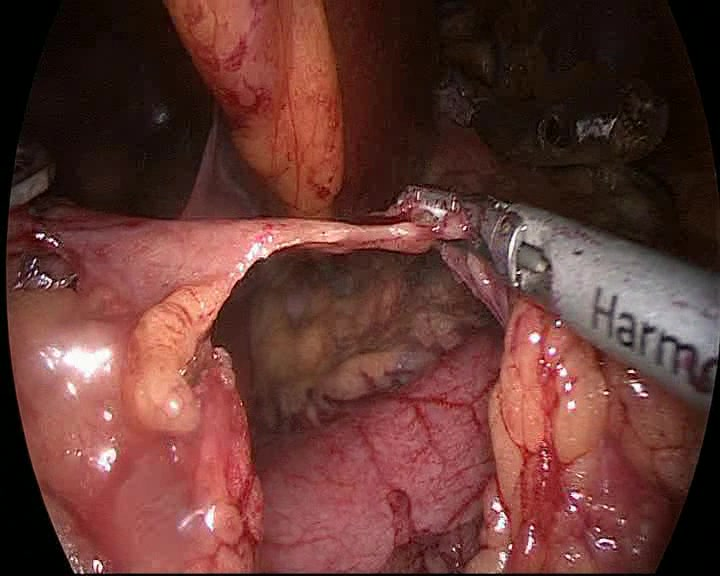
#> input picture papers/paper1_neurips2026/manuscript/figures_slides/assets/BBP12_00003449.jpg, 720 x 576 px, found by its file name
$ python build_fig_vit_frame_encoder_subcomponent.py
#> lines starting #> are read from the running program, lines starting #| are printed output that depends on the picture
"""Build a compact ViT-B/16 frame-encoder subcomponent figure.

Output:
  paper/figures/fig_vit_frame_encoder_subcomponent.{png,pdf,svg}
  paper/Formatting_Instructions_For_NeurIPS_2026/figures/fig_vit_frame_encoder_subcomponent.{png,pdf,svg}
  paper/final_draft/figures/fig_vit_frame_encoder_subcomponent.{png,pdf,svg} when present

The diagram is intended to be embedded as a detailed replacement for a
single "ViT-B/16 frame encoder" box in overview figures.
"""
from __future__ import annotations

from pathlib import Path
import shutil

import matplotlib.pyplot as plt
from matplotlib.patches import Circle, FancyArrowPatch, FancyBboxPatch, Rectangle
from PIL import Image, ImageOps


HERE = Path(__file__).resolve().parent
ROOT = HERE.parent.parent
PAPER = ROOT / "paper"
SUB_FIG = PAPER / "Formatting_Instructions_For_NeurIPS_2026" / "figures"
FINAL_FIG = PAPER / "final_draft" / "figures"

FRAME_DIR = (
    ROOT
    / "lambda_mirror"
    / "extern"
    / "MultiBypass140"
    / "datasets"
    / "MultiBypass140"
    / "BernBypass70"
    / "frames"
    / "BBP12"
)
SLIDE_ASSET_DIR = PAPER / "figures_slides" / "assets"
FRAME_NAME = "BBP12_00003449.jpg"

COLORS = {
    "ink": "#111827",
    "muted": "#4b5563",
    "edge": "#334155",
    "blue": "#1d4ed8",
    "blue_mid": "#2563eb",
    "blue_light": "#eff6ff",
    "blue_frozen": "#dce6f2",
    "teal": "#0f766e",
    "green_light": "#e8f3dc",
    "gray": "#64748b",
    "gray_light": "#f8fafc",
    "white": "#ffffff",
}


plt.rcParams.update(
    {
        "figure.dpi": 180,
        "savefig.dpi": 320,
        "savefig.bbox": "tight",
        "font.family": "DejaVu Sans",
        "font.size": 8.0,
        "axes.linewidth": 0.8,
    }
)


def frame_path() -> Path:
    local = FRAME_DIR / FRAME_NAME
    if local.exists():
        return local
    return SLIDE_ASSET_DIR / FRAME_NAME


def load_frame() -> Image.Image:
    path = frame_path()
    if not path.exists():
        raise FileNotFoundError(f"Missing source frame: {path}")
    return Image.open(path).convert("RGB")
#> returned value is the input picture: PIL image 720x576 RGB; mean R, G, B 101, 56.9, 51.7


def arrow(ax, start: tuple[float, float], end: tuple[float, float], *, color: str | None = None, lw: float = 1.25) -> None:
    ax.add_patch(
        FancyArrowPatch(
            start,
            end,
            arrowstyle="-|>",
            mutation_scale=12,
            linewidth=lw,
            color=color or COLORS["edge"],
            shrinkA=2,
            shrinkB=2,
            zorder=5,
        )
    )


def rounded_box(
    ax,
    x: float,
    y: float,
    w: float,
    h: float,
    *,
    fc: str,
    ec: str,
    text: str = "",
    text_color: str | None = None,
    size: float = 8.0,
    weight: str = "normal",
    radius: float = 0.06,
    lw: float = 1.0,
) -> FancyBboxPatch:
    patch = FancyBboxPatch(
        (x, y),
        w,
        h,
        boxstyle=f"round,pad=0.02,rounding_size={radius}",
        facecolor=fc,
        edgecolor=ec,
        linewidth=lw,
        zorder=2,
    )
    ax.add_patch(patch)
    if text:
        ax.text(
            x + w / 2,
            y + h / 2,
            text,
            ha="center",
            va="center",
            fontsize=size,
            fontweight=weight,
            color=text_color or COLORS["ink"],
            linespacing=1.05,
            zorder=6,
        )
    return patch


def draw_input_frame(ax, img: Image.Image, x: float, y: float, w: float, h: float) -> None:
#> called with x = 0.3, y = 1.26, w = 2.18, h = 1.56
    thumb = ImageOps.fit(img, (720, 520), method=Image.Resampling.LANCZOS)
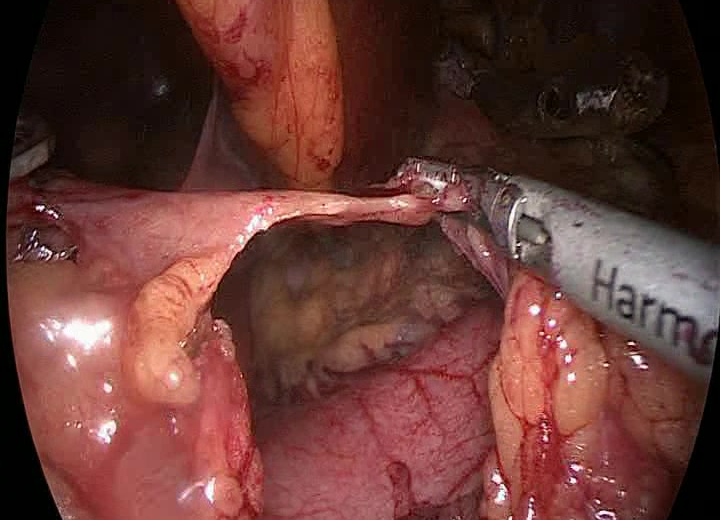
#> thumb: PIL image 720x520 RGB; mean R, G, B 103.5, 58.7, 53.4
    ax.imshow(thumb, extent=(x, x + w, y, y + h), aspect="auto", zorder=3)
    ax.add_patch(Rectangle((x, y), w, h, facecolor="none", edgecolor=COLORS["ink"], linewidth=1.1, zorder=4))
    ax.text(x + w / 2, y + h + 0.24, "Input frame", ha="center", va="bottom", fontsize=9.0, fontweight="bold", color=COLORS["ink"])
    ax.text(x + w / 2, y - 0.14, "one sampled surgical frame", ha="center", va="top", fontsize=6.8, color=COLORS["muted"])


def draw_patch_grid(ax, img: Image.Image, x: float, y: float, tile: float, gap: float, n: int = 4) -> None:
#> called with x = 3.16, y = 1.19, tile = 0.36, gap = 0.055, n = 4
    square = ImageOps.fit(img, (512, 512), method=Image.Resampling.LANCZOS)
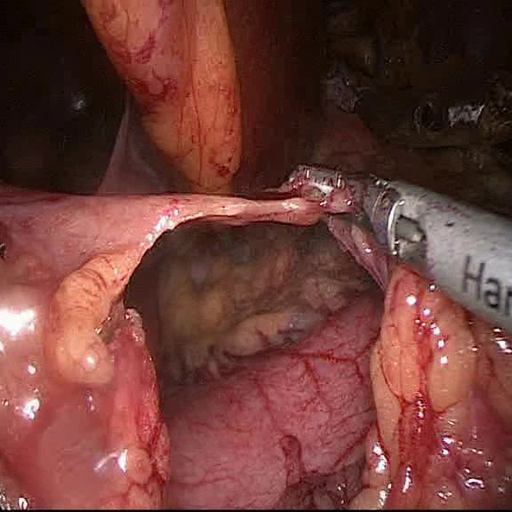
#> square: PIL image 512x512 RGB; mean R, G, B 112.6, 62.1, 56.3
    patch_px = square.width // n
#> patch_px = 128
    for row in range(n):
        for col in range(n):
            crop = square.crop((col * patch_px, row * patch_px, (col + 1) * patch_px, (row + 1) * patch_px))
            xx = x + col * (tile + gap)
            yy = y + (n - 1 - row) * (tile + gap)
            ax.imshow(crop, extent=(xx, xx + tile, yy, yy + tile), aspect="auto", zorder=3)
            ax.add_patch(Rectangle((xx, yy), tile, tile, facecolor="none", edgecolor=COLORS["white"], linewidth=1.0, zorder=4))

    total = n * tile + (n - 1) * gap
    ax.add_patch(Rectangle((x - 0.03, y - 0.03), total + 0.06, total + 0.06, facecolor="none", edgecolor="#d1d5db", linewidth=0.8, zorder=2))
    ax.text(x + total / 2, y + total + 0.24, "16 x 16 px patches", ha="center", va="bottom", fontsize=9.0, fontweight="bold", color=COLORS["ink"])
    ax.text(x + total + 0.10, y + 0.10, "...", ha="left", va="bottom", fontsize=15, color=COLORS["ink"])


def draw_vit_stack(ax, x: float, y: float, w: float, h: float) -> None:
#> called with x = 5.45, y = 0.38, w = 2.78, h = 3.22
    rounded_box(ax, x, y, w, h, fc="none", ec=COLORS["edge"], radius=0.08, lw=0.9)
    ax.text(x + w / 2, y + h + 0.36, "ViT-B/16", ha="center", va="bottom", fontsize=11.0, fontweight="bold", color=COLORS["ink"])
    ax.text(x + w / 2, y + h + 0.15, "ImageNet-21k init; 12 transformer blocks", ha="center", va="bottom", fontsize=7.2, color=COLORS["muted"])

    pad_x = 0.35
    block_x = x + pad_x
    block_w = w - 0.78
    block_h = 0.205
    gap = 0.055
    bottom = y + 0.33
    block_y: dict[int, float] = {}

    for idx in range(1, 13):
        yy = bottom + (idx - 1) * (block_h + gap)
        if idx >= 7:
            fc = COLORS["blue"]
            ec = "#143880"
            tc = COLORS["white"]
            weight = "bold"
        else:
            fc = COLORS["blue_frozen"]
            ec = "#9fb6cf"
            tc = COLORS["ink"]
            weight = "normal"
        rounded_box(ax, block_x, yy, block_w, block_h, fc=fc, ec=ec, text=f"Block {idx}", text_color=tc, size=6.6, weight=weight, radius=0.035, lw=0.65)
        ax.text(block_x - 0.12, yy + block_h / 2, str(idx), ha="right", va="center", fontsize=6.4, color=COLORS["ink"])
        block_y[idx] = yy

    sep_y = block_y[7] - gap / 2
    ax.plot([x + 0.18, x + w - 0.18], [sep_y, sep_y], color=COLORS["edge"], linewidth=0.8, linestyle=(0, (4, 3)), zorder=5)

    bracket_x = x + w + 0.10
    def bracket(y0: float, y1: float, color: str, label: str, sublabel: str) -> None:
        ax.plot([bracket_x, bracket_x], [y0, y1], color=color, linewidth=1.15)
        ax.plot([bracket_x - 0.08, bracket_x], [y0, y0], color=color, linewidth=1.15)
        ax.plot([bracket_x - 0.08, bracket_x], [y1, y1], color=color, linewidth=1.15)
        ax.text(bracket_x + 0.12, (y0 + y1) / 2 + 0.08, label, ha="left", va="center", fontsize=7.2, fontweight="bold", color=color)
        ax.text(bracket_x + 0.12, (y0 + y1) / 2 - 0.12, sublabel, ha="left", va="center", fontsize=6.6, color=color)

    bracket(block_y[7], block_y[12] + block_h, COLORS["blue"], "Fine-tuned", "blocks 7-12")
    bracket(block_y[1], block_y[6] + block_h, "#3b6f9c", "Frozen", "blocks 1-6")


def draw_cls_and_feature(ax, x: float, y: float) -> None:
#> called with x = 9.72, y = 1.16
    ax.text(x + 0.36, y + 1.16, "[CLS] output", ha="center", va="bottom", fontsize=8.4, fontweight="bold", color=COLORS["ink"])
    rounded_box(ax, x, y + 0.50, 0.72, 0.52, fc="#f1f5f9", ec=COLORS["gray"], text="CLS", size=8.0, weight="bold")

    feat_x = x + 1.45
    feat_y = y + 0.08
    feat_w = 0.42
    feat_h = 1.55
    rounded_box(ax, feat_x, feat_y, feat_w, feat_h, fc=COLORS["green_light"], ec=COLORS["gray"], radius=0.07, lw=0.9)
    for yy in [feat_y + 1.30, feat_y + 1.06, feat_y + 0.82, feat_y + 0.58, feat_y + 0.23]:
        ax.add_patch(Circle((feat_x + feat_w / 2, yy), 0.065, facecolor="#75a65b", edgecolor="#75a65b", zorder=6))
    ax.text(feat_x + feat_w / 2, feat_y + 0.40, "...", ha="center", va="center", fontsize=8.0, fontweight="bold", color=COLORS["ink"], zorder=7)
    ax.text(feat_x + feat_w / 2, feat_y + feat_h + 0.18, "768-d\nframe feature", ha="center", va="bottom", fontsize=8.0, fontweight="bold", color=COLORS["ink"], linespacing=1.0)
    arrow(ax, (x + 0.74, y + 0.76), (feat_x - 0.08, feat_y + feat_h / 2), color=COLORS["edge"], lw=1.1)


def main() -> None:
    img = load_frame()
    fig, ax = plt.subplots(figsize=(10.8, 3.80))
    ax.set_xlim(0, 13.4)
    ax.set_ylim(0, 4.75)
    ax.axis("off")

    ax.text(0.18, 4.62, "ViT-B/16 frame encoder subcomponent", ha="left", va="top", fontsize=11.2, fontweight="bold", color=COLORS["ink"])
    ax.text(0.18, 4.36, "Each sampled frame is patchified, encoded independently, and represented by its 768-d [CLS] feature.", ha="left", va="top", fontsize=7.4, color=COLORS["muted"])

    draw_input_frame(ax, img, 0.30, 1.26, 2.18, 1.56)
    arrow(ax, (2.58, 2.04), (3.02, 2.04))
    draw_patch_grid(ax, img, 3.16, 1.19, tile=0.36, gap=0.055)
    arrow(ax, (4.78, 2.04), (5.32, 2.04))
    draw_vit_stack(ax, 5.45, 0.38, 2.78, 3.22)
    arrow(ax, (8.92, 2.02), (9.55, 2.02))
    draw_cls_and_feature(ax, 9.72, 1.16)

    ax.text(12.00, 0.55, "Used per frame;\n8 frames -> 8 x 768 tensor", ha="center", va="center", fontsize=7.4, color=COLORS["blue"], fontweight="bold", linespacing=1.15)

    for ext in ("png", "pdf", "svg"):
        out = HERE / f"fig_vit_frame_encoder_subcomponent.{ext}"
        fig.savefig(out)
        for dest in (SUB_FIG, FINAL_FIG):
            if dest.exists():
                dest.mkdir(parents=True, exist_ok=True)
                shutil.copy2(out, dest / out.name)
        print(f"wrote {out}")
#> this loop made 3 passes
#> pass 1, in main, `fig.savefig(out)`:
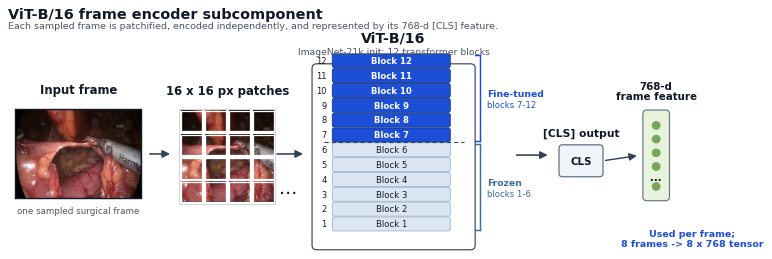
#> figure drawn by matplotlib, 1 panel

    if (PAPER / "final_draft" / "figure_scripts").exists():
        shutil.copy2(Path(__file__), PAPER / "final_draft" / "figure_scripts" / Path(__file__).name)


if __name__ == "__main__":
    main()

$ run again, with papers/paper1_neurips2026/manuscript/figures_slides/assets/BBP12_00003439.jpg copied over papers/paper1_neurips2026/manuscript/figures_slides/assets/BBP12_00003449.jpg
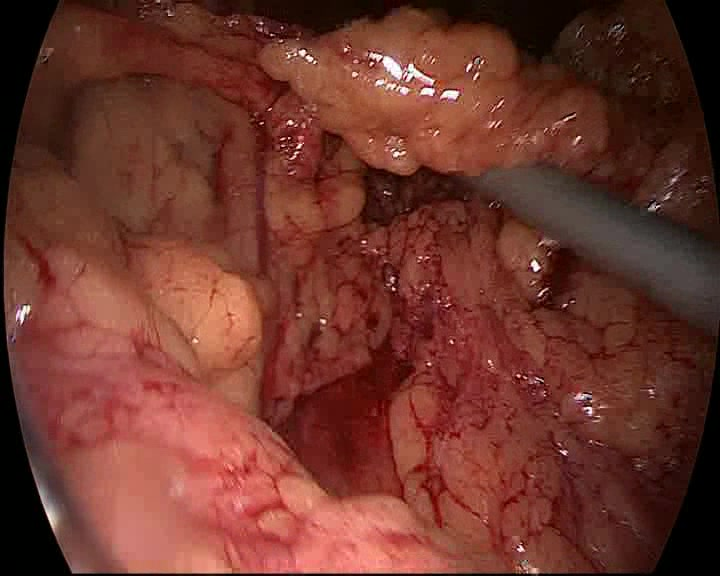
#> input picture papers/paper1_neurips2026/manuscript/figures_slides/assets/BBP12_00003439.jpg, 720 x 576 px, found by its file name
#> in load_frame, returned value is the input picture: PIL image 720x576 RGB; mean R, G, B 110.8, 54.6, 44.2
#> in draw_patch_grid, `square = ImageOps.fit(img, (512, 512), method=Image.Resampling.LANCZOS)`:
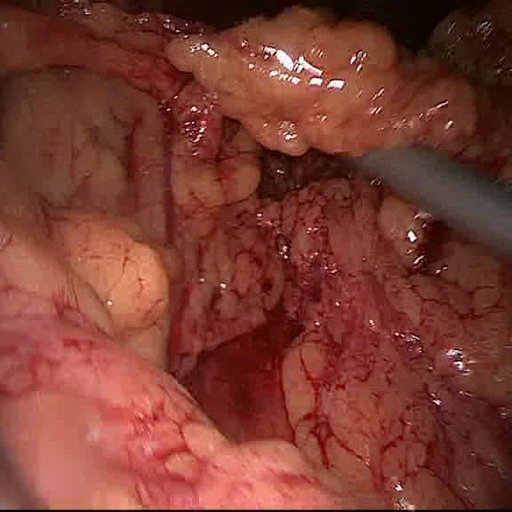
#> square: PIL image 512x512 RGB; mean R, G, B 124.3, 60.7, 49
#> the loop in main, `for ext in ("png", "pdf", "svg"):` made 3 passes
#> pass 1, in main, `fig.savefig(out)`:
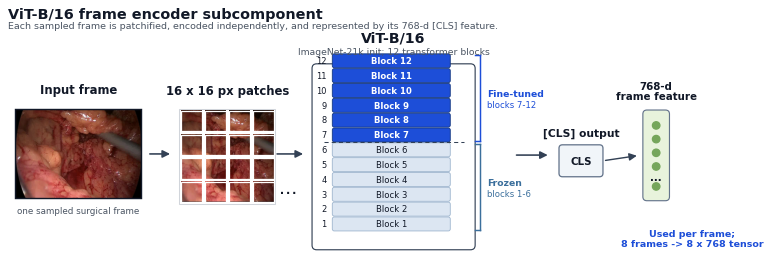
#> figure drawn by matplotlib, 1 panel

$ run again, with papers/paper1_neurips2026/manuscript/figures_slides/assets/BBP12_00003444.jpg copied over papers/paper1_neurips2026/manuscript/figures_slides/assets/BBP12_00003449.jpg
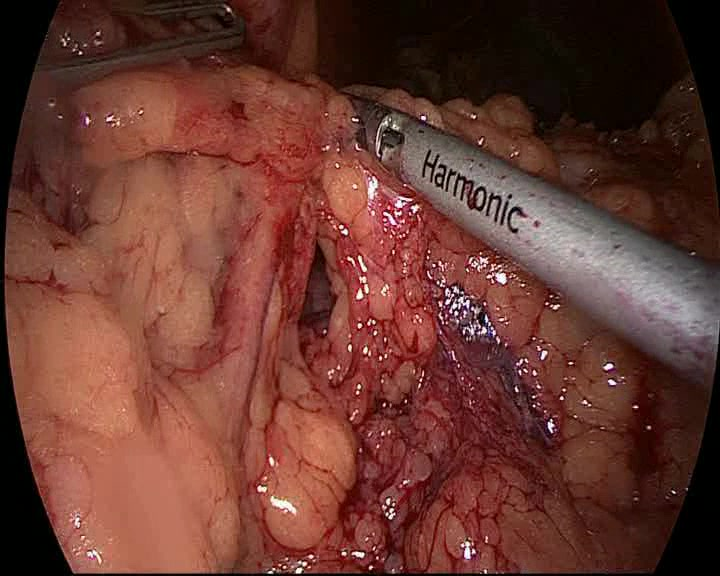
#> input picture papers/paper1_neurips2026/manuscript/figures_slides/assets/BBP12_00003444.jpg, 720 x 576 px, found by its file name
#> in load_frame, returned value is the input picture: PIL image 720x576 RGB; mean R, G, B 105.6, 57.9, 48.8
#> in draw_patch_grid, `square = ImageOps.fit(img, (512, 512), method=Image.Resampling.LANCZOS)`:
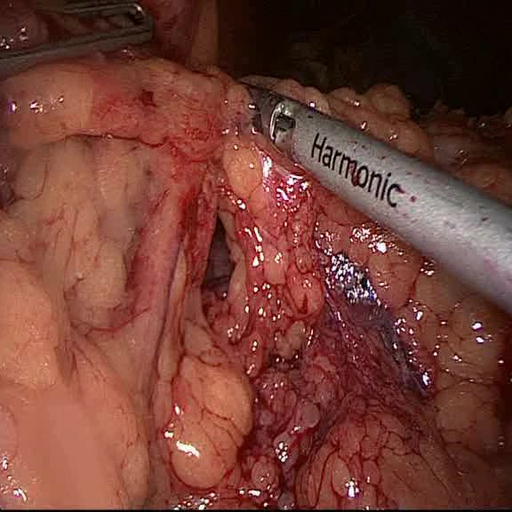
#> square: PIL image 512x512 RGB; mean R, G, B 116.5, 63.2, 53.2
#> the loop in main, `for ext in ("png", "pdf", "svg"):` made 3 passes
#> pass 1, in main, `fig.savefig(out)`:
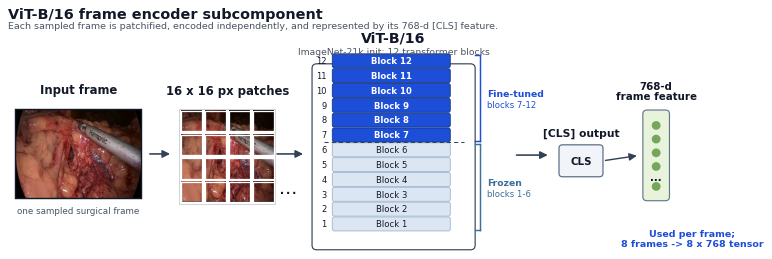
#> figure drawn by matplotlib, 1 panel

$ run again, with papers/paper1_neurips2026/manuscript/figures_slides/assets/BBP12_00003454.jpg copied over papers/paper1_neurips2026/manuscript/figures_slides/assets/BBP12_00003449.jpg
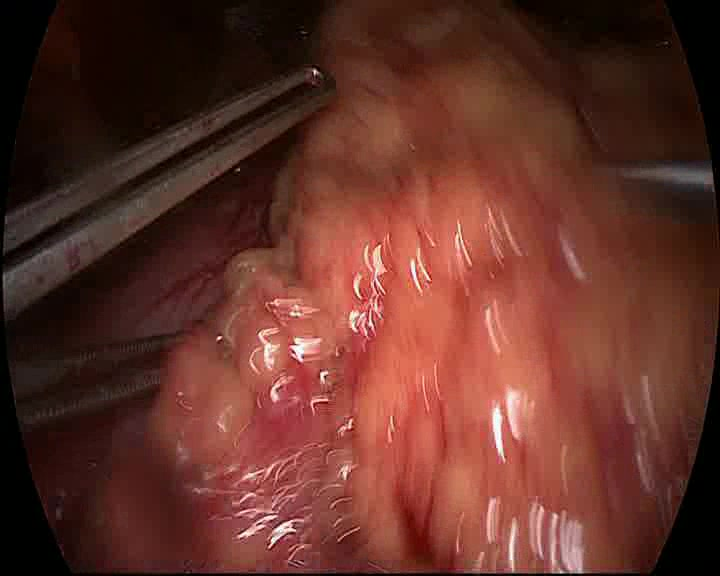
#> input picture papers/paper1_neurips2026/manuscript/figures_slides/assets/BBP12_00003454.jpg, 720 x 576 px, found by its file name
#> in load_frame, returned value is the input picture: PIL image 720x576 RGB; mean R, G, B 98.7, 50.1, 40.7
#> in draw_patch_grid, `square = ImageOps.fit(img, (512, 512), method=Image.Resampling.LANCZOS)`:
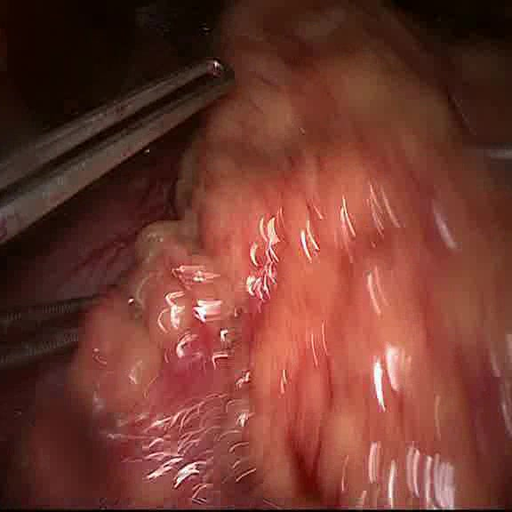
#> square: PIL image 512x512 RGB; mean R, G, B 113.8, 57.4, 46.8
#> the loop in main, `for ext in ("png", "pdf", "svg"):` made 3 passes
#> pass 1, in main, `fig.savefig(out)`:
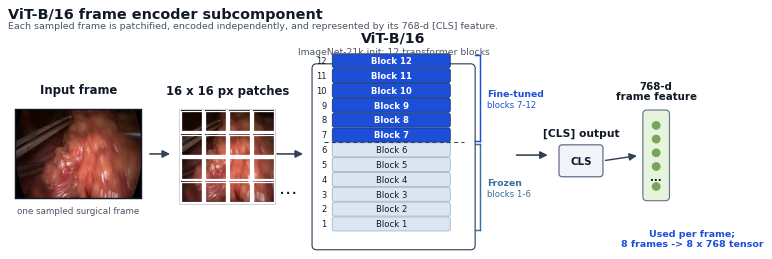
#> figure drawn by matplotlib, 1 panel
